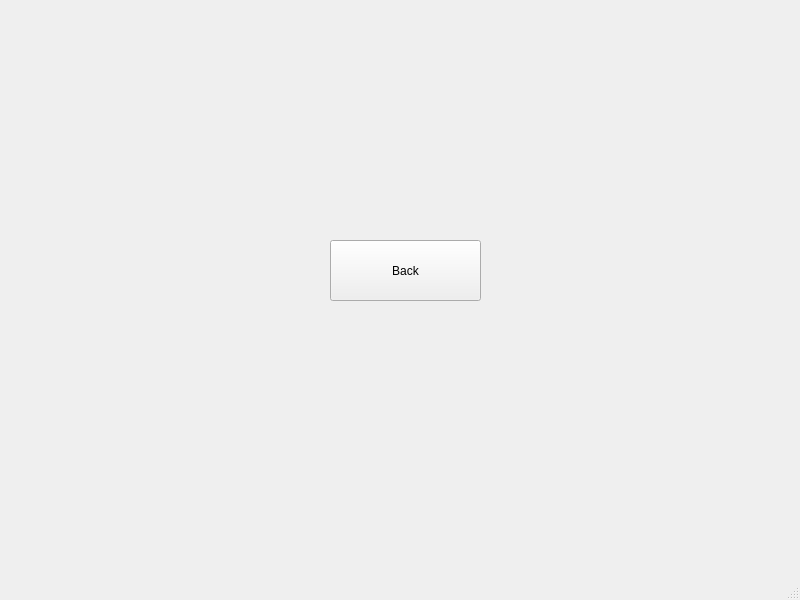
<?xml version="1.0" encoding="UTF-8"?>
<ui version="4.0">
 <class>ContactListWindow</class>
 <widget class="QMainWindow" name="ContactListWindow">
  <property name="geometry">
   <rect>
    <x>0</x>
    <y>0</y>
    <width>800</width>
    <height>600</height>
   </rect>
  </property>
  <property name="windowTitle">
   <string>MainWindow</string>
  </property>
  <widget class="QWidget" name="centralwidget">
   <widget class="QPushButton" name="button_Close">
    <property name="geometry">
     <rect>
      <x>330</x>
      <y>240</y>
      <width>151</width>
      <height>61</height>
     </rect>
    </property>
    <property name="text">
     <string>Back</string>
    </property>
   </widget>
  </widget>
  <widget class="QMenuBar" name="menubar">
   <property name="geometry">
    <rect>
     <x>0</x>
     <y>0</y>
     <width>800</width>
     <height>22</height>
    </rect>
   </property>
  </widget>
  <widget class="QStatusBar" name="statusbar"/>
 </widget>
 <resources/>
 <connections/>
</ui>
